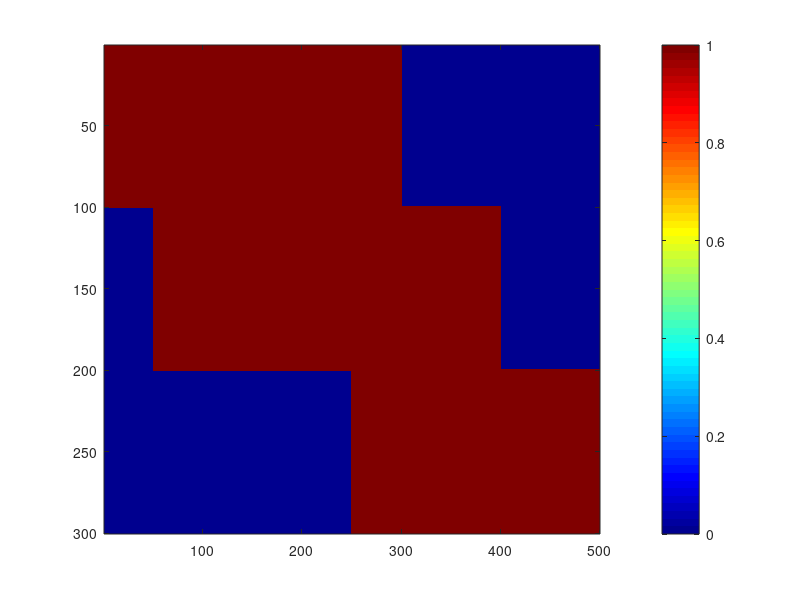

MATLAB code for this plot: (Note: this script raises an error after producing the figure.)
% clear;

% n for t grides, i,j for x,y grids
%
% Ez size: 300 * 500 * n
% Hx size: 299 * 500 * n
% Hy size: 300 * 499 * n
% CAUTION!! above size in (j, i, n) order
%
%
%
% convolution！！
%
%
%

%--------------------------CONSTANTS----------------------------------
epsilon_0 = 8.85*(10^(-12));
miu_0 = 4*pi()*10^(-7);

Chara_f = 298.428*(10^6); % Characteristic frequency, Hz
Chara_T = 1/Chara_f;
Max_f = 3.351*Chara_f;

%--------------------------INITIATE-----------------------------------

mask_cell = zeros(300, 500);
mask_cell(1:100,1:300) = 1;
mask_cell(100:200,50:400) = 1;
mask_cell(200:300,250:500) = 1;
imagesc(mask_cell);
colormap jet
colorbar










n = 1000;
Ez = zeros(300, 500, n);
Hx = zeros(299, 500, n);
Hy = zeros(300, 499, n);

Jz_filter = zeros(298, 498, n);

epsilon_r_matrix = ones(299, 499);
miu_r_matrix = ones(299, 499);



%----------------------------MEDIUM-----------------------------------
% Set different medium inside
epsilon_r_matrix(100:200, 100:150) = 1;
miu_r_matrix(100:200, 100:150) = 1;

epsilon_matrix = epsilon_r_matrix .* epsilon_0;
miu_matrix = miu_r_matrix .* miu_0;
c_matrix = 1./sqrt(epsilon_matrix.*miu_matrix);


% Test c_min
c_min = min(c_matrix,[],'all');
% c_min = 1/sqrt(9*epsilon_0*miu_0);


c_max = max(c_matrix,[],'all');
lambda_min = c_min/Max_f; %

delta_x = lambda_min/12;
delta_y = lambda_min/12;
delta_t = lambda_min/(24*c_max); % To be confirmed 

c_min
c_max
delta_x
delta_y
delta_t
%---------------------------------------------------------------------



epsilon_x_extend = [epsilon_matrix(:,1), epsilon_matrix] + [epsilon_matrix, epsilon_matrix(:,end)]./2;
epsilon_y_extend = [epsilon_matrix(1,:); epsilon_matrix] + [epsilon_matrix; epsilon_matrix(end,:)]./2;
miu_x_extend = [miu_matrix(:,1), miu_matrix] + [miu_matrix, miu_matrix(:,end)]./2;
miu_y_extend = [miu_matrix(1,:); miu_matrix] + [miu_matrix; miu_matrix(end,:)]./2;
conv_core = [0.25,0.25;0.25,0.25];
epsilon_conv2 = conv2(conv_core, epsilon_matrix);
epsilon_conv2_center = epsilon_conv2(2:end-1,2:end-1);

% Ez_x_diff = diff(Ez,1,2);
% Ez_y_diff = diff(Ez);
% Hy_x_diff = diff(Hy,1,2);
% Hx_y_diff = diff(Hx);

Ez_x_diff = zeros(300, 499, n);
Ez_y_diff = zeros(299, 500, n);
Hy_x_diff = zeros(300, 498, n);
Hx_y_diff = zeros(298, 500, n);

% Ez = zeros(300, 500, n);
% Hx = zeros(299, 500, n);
% Hy = zeros(300, 499, n);

source_t_range = floor((Chara_T-delta_t)/delta_t) + 1



for pp = 2:source_t_range
    Jz_filter(49,49,pp) = Jz_BHW((pp-3/2)*delta_t,Chara_T); % To be confirmed
    %49,49
end
Jz_filter(49,49,150)

% for pp = 2:2
%     Jz_filter(49,49,pp) = Jz_BHW((100)*delta_t,Chara_T); % To be confirmed
%     %49,49
% end
% %Jz_filter(49,49,1:source_t_range)




for kk = 2:n
    Hx(:,:,kk) = Hx(:,:,kk-1) + (delta_t./miu_x_extend) .* (Ez_y_diff(:,:,kk-1)) ./ delta_y; %%%%% + !!!
    Hy(:,:,kk) = Hy(:,:,kk-1) + (delta_t./miu_y_extend) .* (Ez_x_diff(:,:,kk-1)) ./ delta_x;
    Hy_x_diff(:,:,kk) = diff(Hy(:,:,kk),1,2);
    Hx_y_diff(:,:,kk) = diff(Hx(:,:,kk));
    
    
    Ez(2:end-1,2:end-1,kk) = Ez(2:end-1,2:end-1,kk-1) + (delta_t./epsilon_conv2_center) .* (Hy_x_diff(2:end-1,:,kk)./delta_x + Hx_y_diff(:,2:end-1,kk)./delta_y) + (delta_t./epsilon_conv2_center) .* Jz_filter(:,:,kk); %%% + !!!
    
    Ez_y_diff(:,:,kk) = diff(Ez(:,:,kk));
    Ez_x_diff(:,:,kk) = diff(Ez(:,:,kk),1,2);

    % E time diff use same time grides
end

% test1 = Hy(40:60,40:60,2);
% test2 = Hy(40:60,40:60,3);
% test3 = Hy(40:60,40:60,4);
test4 = Ez(40:60,40:60,2);
test5 = Ez(40:60,40:60,3);
test6 = Ez(40:60,40:60,4);
% test7 = Hx(40:60,40:60,2);
% test8 = Hx(40:60,40:60,3);
% test9 = Hx(40:60,40:60,4);




% 
% Ez_2D = imagesc(Ez(:,:,500));
% colormap jet
% colorbar

for qq = 1:10:n
%     figure;
    
    
    imagesc(Ez(:,:,qq));
    xlabel(qq);
    colormap jet
    colorbar
    caxis([-0.1,0.1]);
    pause(0.3);
%     close all
%     
%     
% %     plot([1:size(Ey,1)],Ey(:,qq),'r');
% %     xlabel(['t=' num2str(delta_t*(qq-1)*1e9) 'ns']);
% %     axis([0 size(Ey,1) 1.1*min(Ey,[],'ALL') 1.1*max(Ey,[],'ALL')]);
end










